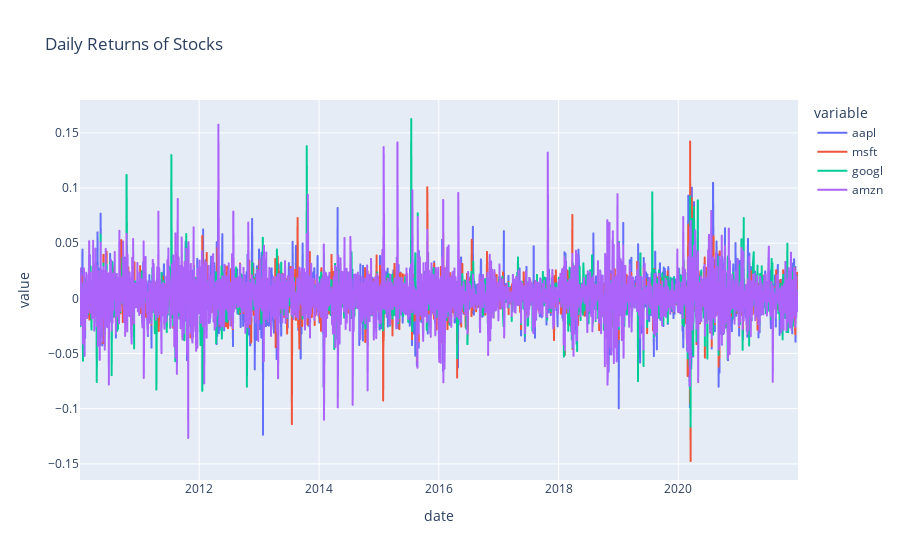

The cell this chart's notebook holds for it:
### Code cell
import plotly.express as px

fig = px.line(combined_stock_returns.reset_index(), x='date', y=combined_stock_returns.columns, title="Daily Returns of Stocks")
fig.show()

### Figure 1 — Plotly figure (JSON) as saved in the notebook; plotly's stock layout.template omitted (floating-point values rounded to 4 significant figures; data arrays with more than 128 entries replaced by an {"elided": "..."} marker saying what was removed)
{"data": [{"hovertemplate": "variable=aapl<br>date=%{x}<br>value=%{y}<extra></extra>", "legendgroup": "aapl", "line": {"color": "#636efa", "dash": "solid"}, "marker": {"symbol": "circle"}, "mode": "lines", "name": "aapl", "showlegend": true, "type": "scattergl", "x": {"elided": "3021 str values"}, "xaxis": "x", "y": {"elided": "3021 float values"}, "yaxis": "y"}, {"hovertemplate": "variable=msft<br>date=%{x}<br>value=%{y}<extra></extra>", "legendgroup": "msft", "line": {"color": "#EF553B", "dash": "solid"}, "marker": {"symbol": "circle"}, "mode": "lines", "name": "msft", "showlegend": true, "type": "scattergl", "x": {"elided": "3021 str values"}, "xaxis": "x", "y": {"elided": "3021 float values"}, "yaxis": "y"}, {"hovertemplate": "variable=googl<br>date=%{x}<br>value=%{y}<extra></extra>", "legendgroup": "googl", "line": {"color": "#00cc96", "dash": "solid"}, "marker": {"symbol": "circle"}, "mode": "lines", "name": "googl", "showlegend": true, "type": "scattergl", "x": {"elided": "3021 str values"}, "xaxis": "x", "y": {"elided": "3021 float values"}, "yaxis": "y"}, {"hovertemplate": "variable=amzn<br>date=%{x}<br>value=%{y}<extra></extra>", "legendgroup": "amzn", "line": {"color": "#ab63fa", "dash": "solid"}, "marker": {"symbol": "circle"}, "mode": "lines", "name": "amzn", "showlegend": true, "type": "scattergl", "x": {"elided": "3021 str values"}, "xaxis": "x", "y": {"elided": "3021 float values"}, "yaxis": "y"}], "layout": {"legend": {"title": {"text": "variable"}, "tracegroupgap": 0}, "title": {"text": "Daily Returns of Stocks"}, "xaxis": {"anchor": "y", "domain": [0, 1], "title": {"text": "date"}}, "yaxis": {"anchor": "x", "domain": [0, 1], "title": {"text": "value"}}}}
